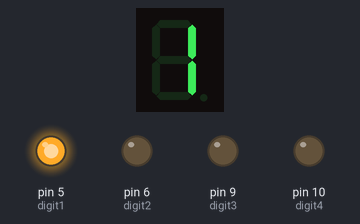
Bench run of a sketch on a simulated Arduino Uno, built with avr-gcc and run on an emulated ATmega328P. On the bench: 1-digit seven-segment display, output pins drawn as LEDs (lit = HIGH). Wiring (inferred from the names in the program): 1-digit 7-segment display, segments lit when HIGH: segments A0, A1, A2, pin 2, pin 4, pin 7, pin 8. The segment pins are drawn as the display they are named for; pins used as bus, display or sensor lines are not drawn; what the sketch prints to the serial monitor is not drawn.

Above: at 0.1 s.
At 0.6 s:
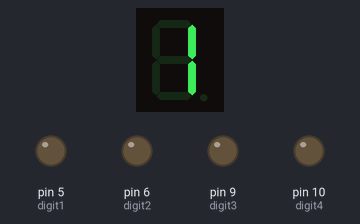
At 1.1 s:
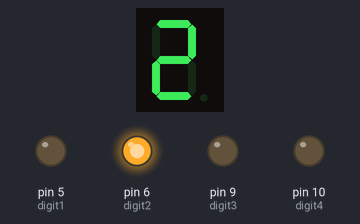
At 2.1 s:
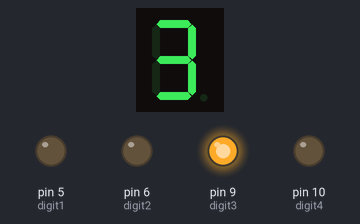
At 3.1 s:
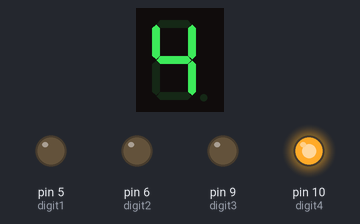
At 3.6 s:
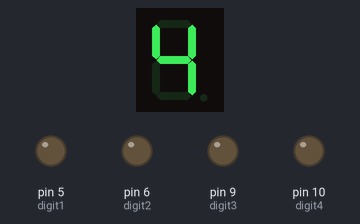
Timing chart, 0 to 40.0 s (numbered marks = the images above):
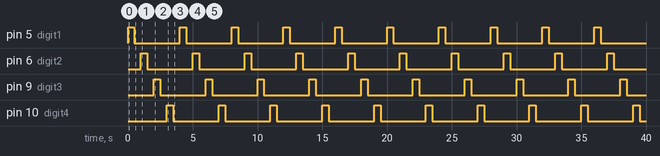

The sketch:

7segment09_63010524_______.ino
```cpp
int segmentA = A0;
int segmentB = A1;
int segmentC = A2;
int segmentD = 2;
int segmentE = 4;
int segmentF = 7;
int segmentG = 8;
int segmentDP = 13;
int digit1 = 5;
int digit2 = 6;
int digit3 = 9;
int digit4 = 10;
int digit = 0;

void setup()
{
  Serial.begin(9600);
 pinMode(segmentA, OUTPUT);
 pinMode(segmentB, OUTPUT);
 pinMode(segmentC, OUTPUT);
 pinMode(segmentD, OUTPUT);
 pinMode(segmentE, OUTPUT);
 pinMode(segmentF, OUTPUT);
 pinMode(segmentG, OUTPUT);
 pinMode(digit1, OUTPUT);
 pinMode(digit2, OUTPUT);
 pinMode(digit3, OUTPUT);
 pinMode(digit4, OUTPUT);
 Serial.println("start");
}

void loop()
{
  digitalWrite(digit1,HIGH);
  digitalWrite(digit2,HIGH);
  digitalWrite(digit3,HIGH);
  digitalWrite(digit4,HIGH);
    displayNumber();
}

void displayNumber()
{
 for( digit = 1 ; digit <= 4 ; digit++)
 {
   displaySegment(digit); // แสดงผลบน 7-Segment ขนาด 1 หลัก
   delay(500); // หน่วงเวลา 0.5 วินาที
   switch(digit) {
     case 1:
      digitalWrite(digit1, HIGH);
      break;
     case 2:
      digitalWrite(digit2, HIGH);
      break;
     case 3:
      digitalWrite(digit3, HIGH);
      break;
     case 4:
      digitalWrite(digit4, HIGH);
      break;
      }
   digitalWrite(digit1, LOW);
   digitalWrite(digit2, LOW);
   digitalWrite(digit3, LOW);
   digitalWrite(digit4, LOW);
   delay(500);

 }
}


void displaySegment(int numberToDisplay)
{
 switch (numberToDisplay)
 {
  case 0: // แสดงผลเลข 0
    digitalWrite(segmentA, HIGH);
    digitalWrite(segmentB, HIGH);
    digitalWrite(segmentC, HIGH);
    digitalWrite(segmentD, HIGH);
    digitalWrite(segmentE, HIGH);
    digitalWrite(segmentF, HIGH);
    digitalWrite(segmentG, LOW);
  break;
 case 1: // แสดงผลเลข 1
  digitalWrite(digit1, HIGH);
  digitalWrite(digit2, LOW);
  digitalWrite(digit3, LOW);
  digitalWrite(digit4, LOW);
  digitalWrite(segmentA, LOW);
  digitalWrite(segmentB, HIGH);
  digitalWrite(segmentC, HIGH);
  digitalWrite(segmentD, LOW);
  digitalWrite(segmentE, LOW);
  digitalWrite(segmentF, LOW);
  digitalWrite(segmentG, LOW);
 break;

 case 2: // แสดงผลเลข 2
 digitalWrite(digit2, HIGH);
 digitalWrite(segmentA, HIGH);
 digitalWrite(segmentB, HIGH);
 digitalWrite(segmentC, LOW);
 digitalWrite(segmentD, HIGH);
 digitalWrite(segmentE, HIGH);
 digitalWrite(segmentF, LOW);
 digitalWrite(segmentG, HIGH);
 break;

 case 3: // แสดงผลเลข 3
 digitalWrite(digit3, HIGH);
 digitalWrite(segmentA, HIGH);
 digitalWrite(segmentB, HIGH);
 digitalWrite(segmentC, HIGH);
 digitalWrite(segmentD, HIGH);
 digitalWrite(segmentE, LOW);
 digitalWrite(segmentF, LOW);
 digitalWrite(segmentG, HIGH);
 break;
 case 4: // แสดงผลเลข 4
 digitalWrite(digit4, HIGH);
 digitalWrite(segmentA, LOW);
 digitalWrite(segmentB, HIGH);
 digitalWrite(segmentC, HIGH);
 digitalWrite(segmentD, LOW);
 digitalWrite(segmentE, LOW);
 digitalWrite(segmentF, HIGH);
 digitalWrite(segmentG, HIGH);
 break;}}
```

Measured:
- by itself, pin 5 (digit1), pin 6 (digit2), pin 9 (digit3), pin 10 (digit4): alternates HIGH for 0.50 s and LOW for 3.5 s
- by itself, everything shown: repeats every 4.0 s, in 8 steps
- what the display in image 2 shows lasts 1.0 s, from 1.0 s to 2.0 s
